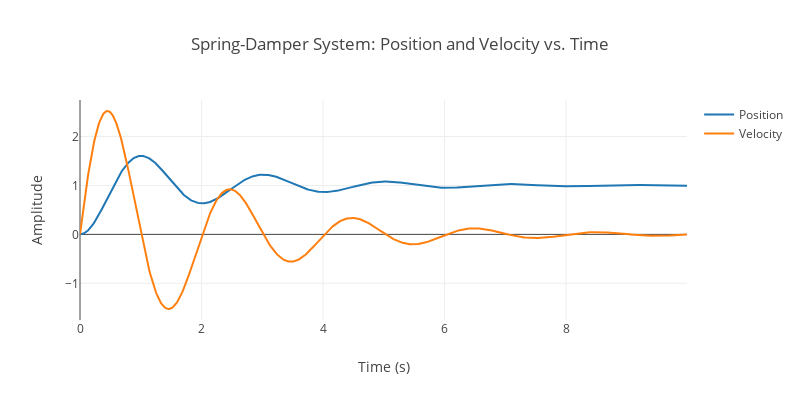

The code cell stored with this chart in its notebook:
### Code cell
// Extract position and velocity for plotting
let position: Vec<f64> = results.column(0).to_vec();
let velocity: Vec<f64> = results.column(1).to_vec();

use plotly::*;
// Plot position vs. time
let trace_position = Scatter::new(time.clone(), position)
    .mode(plotly::common::Mode::Lines)
    .name("Position");
let mut plot = Plot::new();
plot.add_trace(trace_position);

// Plot velocity vs. time
let trace_velocity = Scatter::new(time.clone(), velocity)
    .mode(plotly::common::Mode::Lines)
    .name("Velocity");
plot.add_trace(trace_velocity);

// Set layout properties
let layout = Layout::new()
    .title("Spring-Damper System: Position and Velocity vs. Time")
    .x_axis(plotly::layout::Axis::new().title("Time (s)"))
    .y_axis(plotly::layout::Axis::new().title("Amplitude"))
    .height(400)
    .width(800);

plot.set_layout(layout);
plot.lab_display();

### Figure 1 — Plotly figure (JSON) as saved in the notebook; plotly's stock layout.template omitted (floating-point values rounded to 4 significant figures; data arrays with more than 128 entries replaced by an {"elided": "..."} marker saying what was removed)
{"data": [{"mode": "lines", "name": "Position", "type": "scatter", "x": {"elided": "1000 float values"}, "y": {"elided": "1000 float values"}}, {"mode": "lines", "name": "Velocity", "type": "scatter", "x": {"elided": "1000 float values"}, "y": {"elided": "1000 float values"}}], "layout": {"height": 400, "title": {"text": "Spring-Damper System: Position and Velocity vs. Time"}, "width": 800, "xaxis": {"autorange": true, "range": [0, 9.99], "title": {"text": "Time (s)"}, "type": "linear"}, "yaxis": {"autorange": true, "range": [-1.75, 2.747], "title": {"text": "Amplitude"}, "type": "linear"}}}
